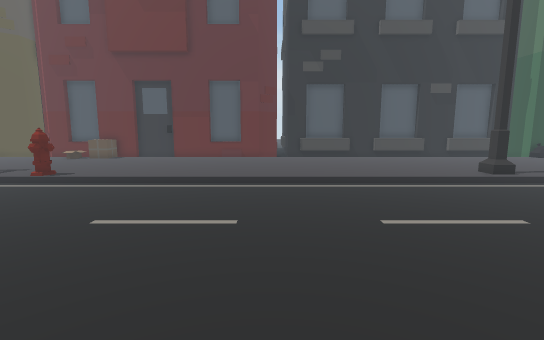
[1] (above)

24 first-person views from a walk through a Unity game level. The camera is 1.2 m above the floor, tilts 8° down and sees 85° across. The floor is counted in squares, 0.5 m on a side. Each view is taken from the middle of a square. On the plan, view 1 faces up. The plan holds only what a view shows up to about 19 squares ahead; the rest is blank. The place goes on beyond the plan. The player character is not drawn.

[2]
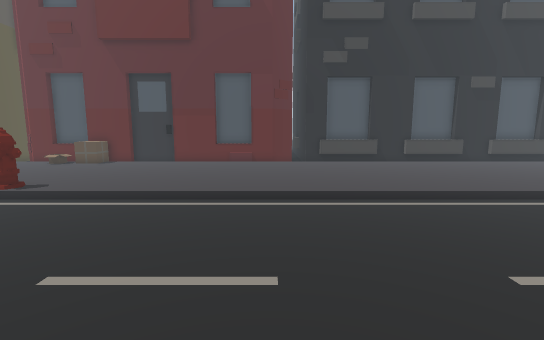

[3]
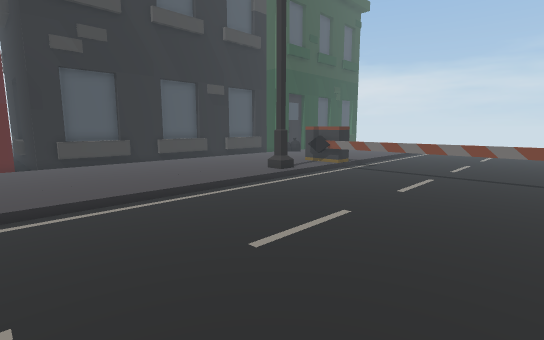

[4]
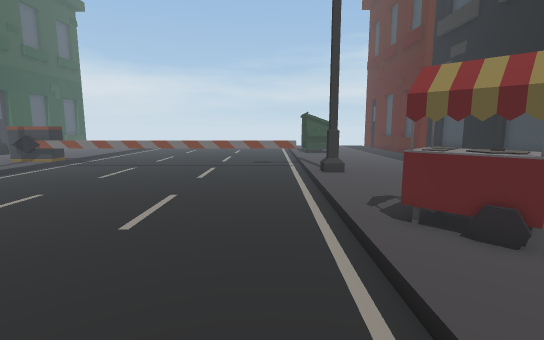

[5]
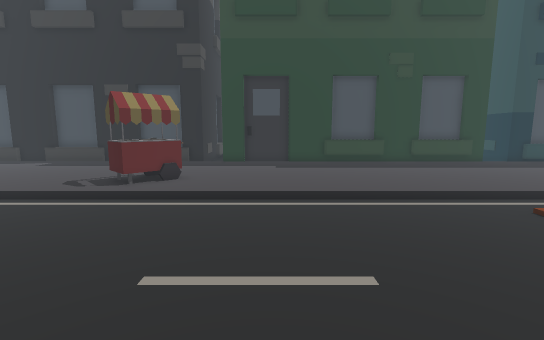

[6]
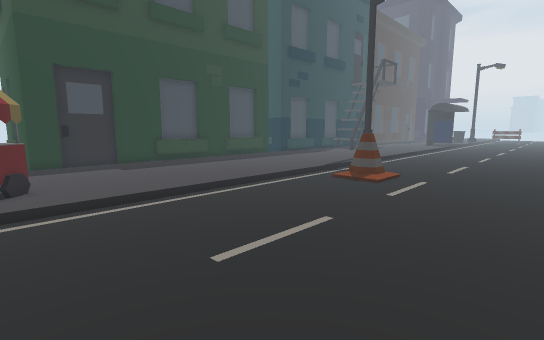

[7]
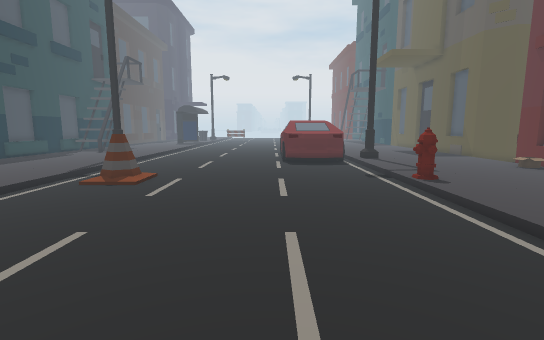

[8]
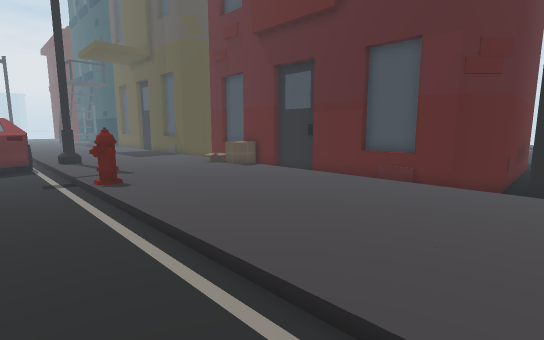

[9]
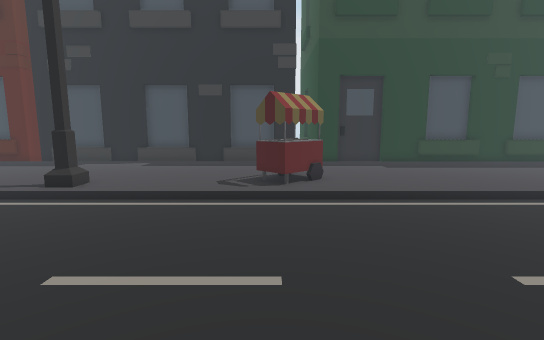

[10]
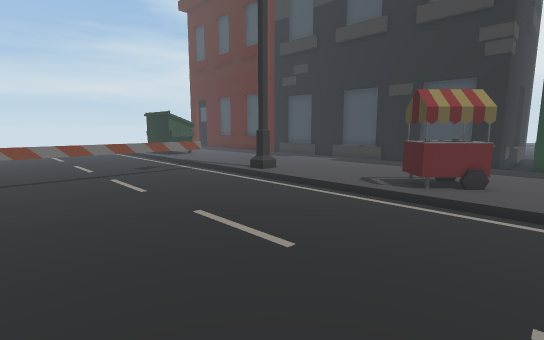

[11]
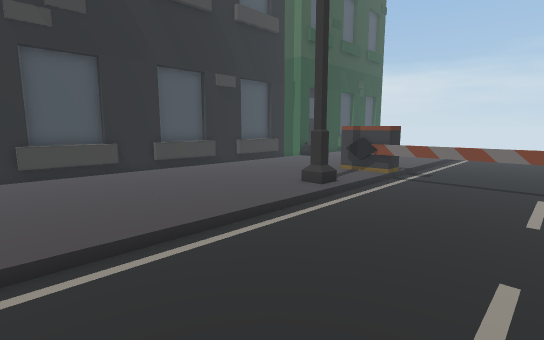

[12]
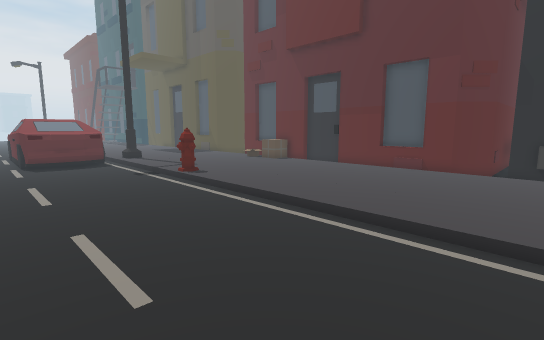

[13]
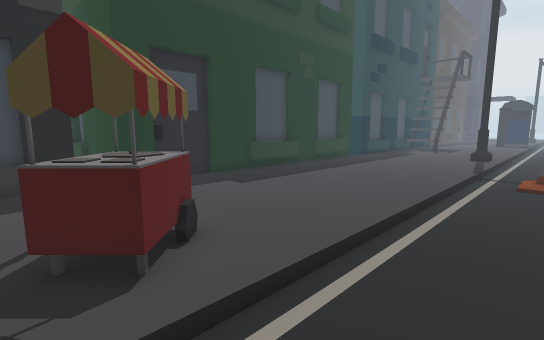

[14]
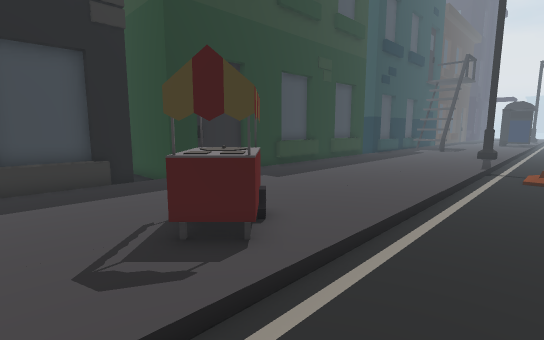

[15]
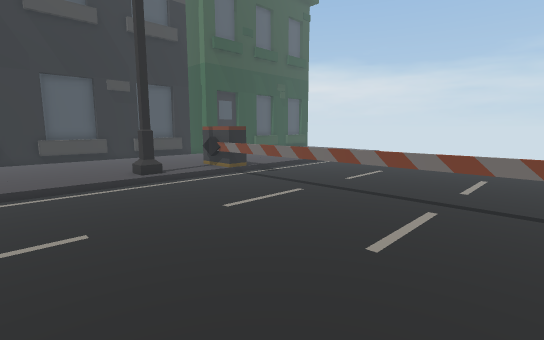

[16]
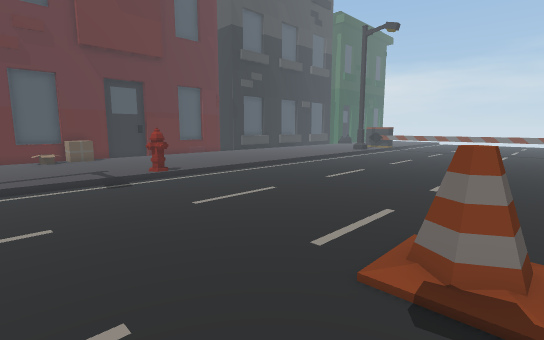

[17]
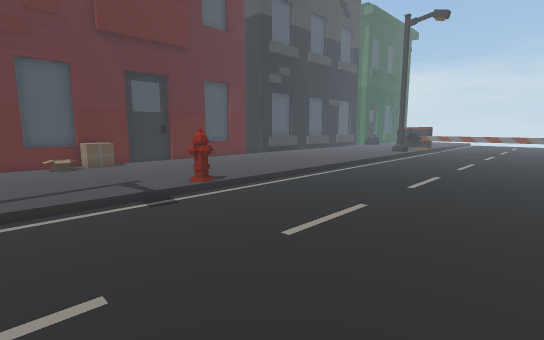

[18]
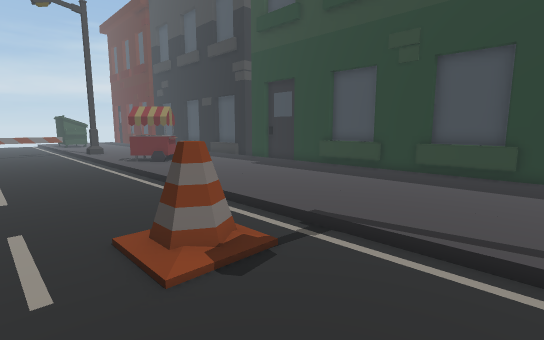

[19]
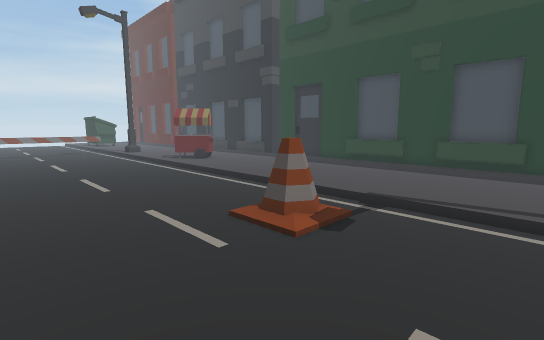

[20]
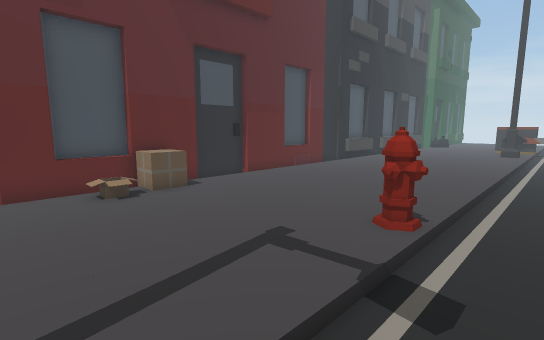

[21]
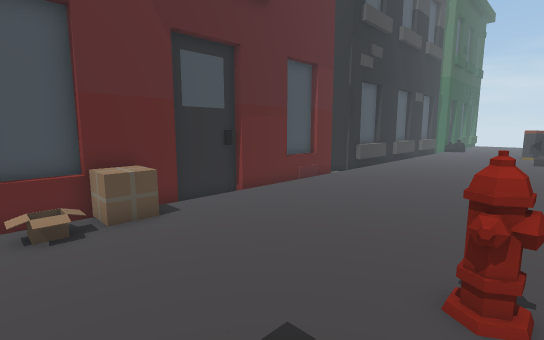

[22]
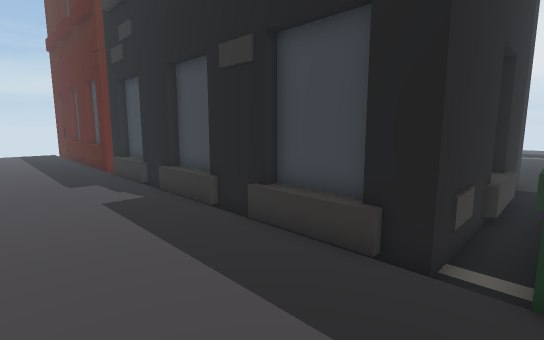

[23]
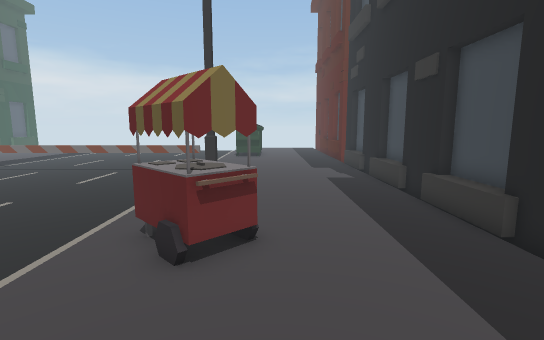

[24]
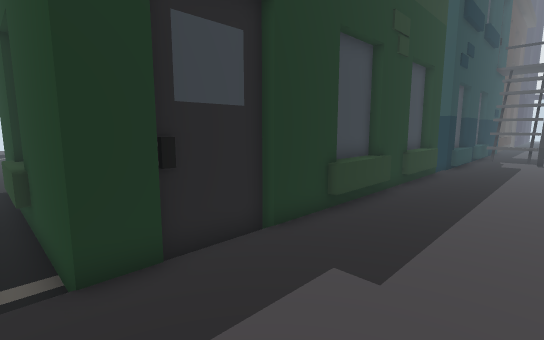

### Floor plan
Key: @ floor where view 1 was taken; # wall or solid block; . main floor; - floor 0.25 m lower than the main floor; / step, stairs or slope; = window, fence, low wall or low ledge; B building; O other object.
Columns run from 17 left of view 1 to 14 right of it. Each row starts with its distance up from view 1.
 25                  ##
 24                  ##
 23  ##B# ##############BBB##BBBB##B
 22 B#BBOO#///##BB/##//BBBB//BBBB/ B
 21 ....OO..........................
 20 ................................
 19 ................................
 18 ................................
 17 ................................
 16 ................................
 15 ...............................=
 14 ......OO...................//..=
 13 //////OO///////////////////////=
 12 -------------------------------=
 11 -------------------------------=
 10 -------------------------------=
  9 -------------------------------=
  8 -------------------------------=
  7 -------------------------------=
  6 -------------------------------=
  5 -------------------------------=
  4 -------------------------------=
  3 -------------------------------=
  2 -------------------------------=
  1 -------------------------------=
  0 -----OO----------@-------------=
 -1 -------------------------------=
 -2 -------------------------------=
 -3 ////////////////////////////////
 -4 ...................OO......//...
 -5 ..................OOOO..........
 -6 ..................OOO...........
 -7 ...................O............
 -8 ................................
 -9 ................................
-10 ................................
-11 ................................
-12 BBBBBBB#BBB##BBB##/B///BBB...BBB
-13        B        ##-BBBB###BBB##B
-14                  #B#
-15                  #B#
-16                  ###
-17                  BBB
-18                  BBB
-19                  BBB
-20                  BBB
-21                  #-#
-22                  #-#
-23                  #-#
-24                  #-#
-25                  --#
-26                  --

Positions as (right, up) in squares from view 1, and headings:
1: (0, 0), facing up
2: (-1, 3), facing up
3: (-1, 3), facing up-right
4: (-4, -1), facing right
5: (-3, 7), facing down
6: (2, 7), facing down-left
7: (2, 7), facing left
8: (2, 10), facing up-left
9: (3, 7), facing down
10: (-1, 7), facing down-right
11: (1, 7), facing up-right
12: (3, 6), facing up-left
13: (4, 0), facing down-left
14: (6, 0), facing down-left
15: (5, 0), facing up-right
16: (-17, -1), facing up-right
17: (-17, 3), facing up-right
18: (-17, 3), facing down-right
19: (-17, 6), facing down-right
20: (-17, 11), facing up-right
21: (-15, 13), facing up-right
22: (0, -7), facing down-right
23: (-4, -7), facing right
24: (1, -7), facing down-left
